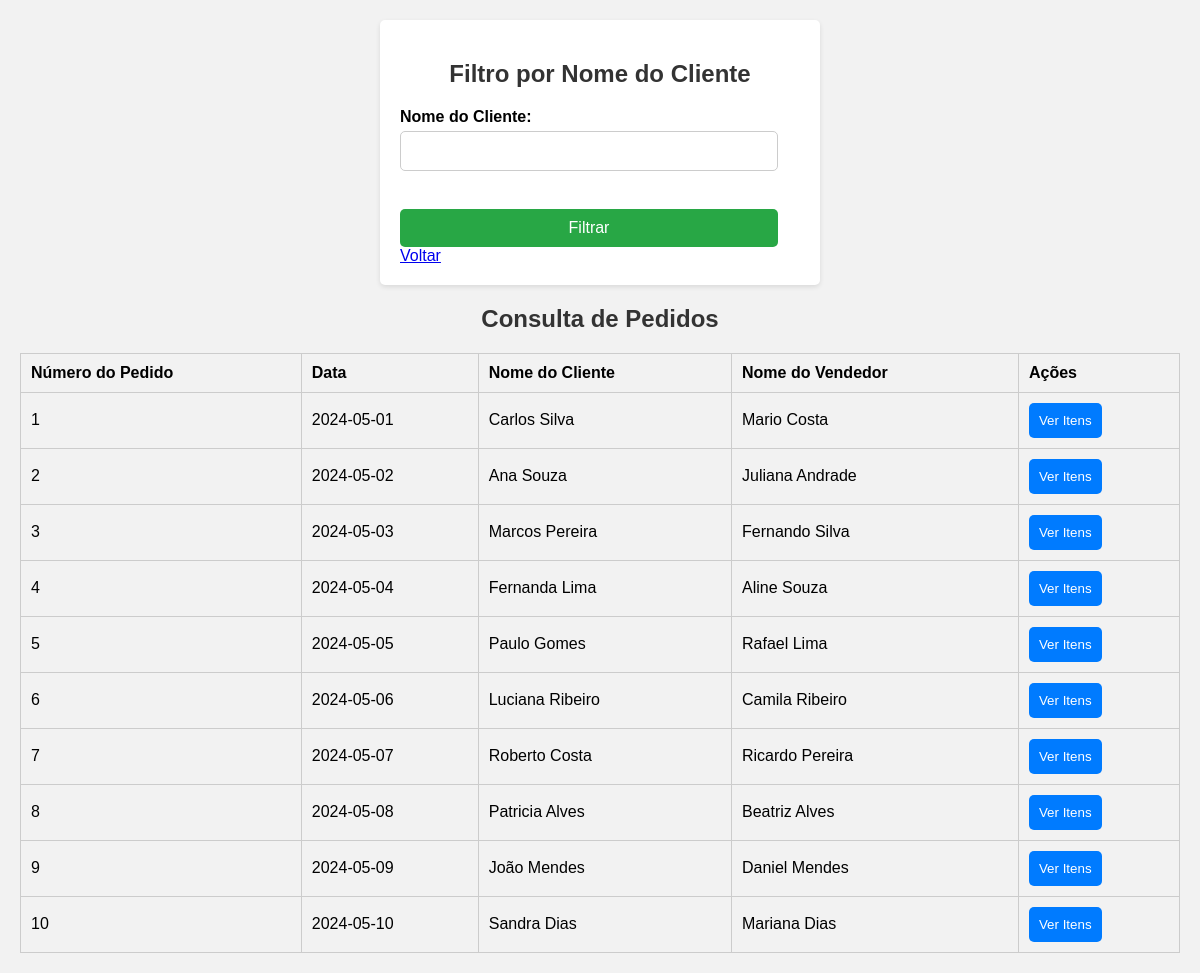
Page /pedido_cons_cliente.php on the committed database.
### tables this page shows
CREATE TABLE pedidos (
  id INTEGER PRIMARY KEY AUTO_INCREMENT,
  data DATE NOT NULL,
  id_cliente INTEGER NOT NULL,
  observacao VARCHAR(200),
  id_forma_pagto INTEGER,
  prazo_entrega VARCHAR(25),
  id_vendedor INTEGER,
  FOREIGN KEY (id_cliente) REFERENCES clientes(id),
  FOREIGN KEY (id_vendedor) REFERENCES vendedor(id),
  FOREIGN KEY (id_forma_pagto) REFERENCES forma_pagto(id)
) ENGINE INNODB;

CREATE TABLE clientes (
  id INTEGER PRIMARY KEY AUTO_INCREMENT,
  nome VARCHAR(100) NOT NULL,
  endereco VARCHAR(100) NOT NULL,
  numero VARCHAR(10) NOT NULL,
  bairro VARCHAR(50) NOT NULL,
  cidade VARCHAR(80) NOT NULL,
  estado CHAR(2) NOT NULL,
  email VARCHAR(100),
  cpf_cnpj VARCHAR(14) NOT NULL,
  rg VARCHAR(11) NOT NULL,
  telefone VARCHAR(15),
  celular VARCHAR(15) NOT NULL,
  data_nasc DATE NOT NULL,
  salario NUMERIC(10,2) NOT NULL
) ENGINE INNODB;

CREATE TABLE vendedor(
  id INTEGER PRIMARY KEY AUTO_INCREMENT,
  nome VARCHAR(100) NOT NULL,
  endereco VARCHAR(100) NOT NULL,
  cidade VARCHAR(80) NOT NULL,
  estado CHAR(2) NOT NULL,
  celular VARCHAR(15) NOT NULL,
  email VARCHAR(100),
  perc_comissao NUMERIC(5,2) NOT NULL
) ENGINE INNODB;

### WEB/pedido_cons_cliente.php (the view, shortened to what this page needs)
<!DOCTYPE html>
<html lang="pt-br">
<head>
</head>
<body>
  <?php
  include('ConexaoBD.php');
  $nome_cliente = isset($_POST['nome_cliente']) ? $_POST['nome_cliente'] : '';
  $sql = "SELECT p.id, p.data, c.nome AS nome_cliente, v.nome AS nome_vendedor
          FROM pedidos p
          INNER JOIN clientes c ON p.id_cliente = c.id
          INNER JOIN vendedor v ON p.id_vendedor = v.id";
  $result = $con->query($sql);
  ?>
  <form method="POST">
    <h2>Filtro por Nome do Cliente</h2>
    <label for="nome_cliente">Nome do Cliente:</label>
    <input type="text" id="nome_cliente" name="nome_cliente" value="<?= htmlspecialchars($nome_cliente) ?>"><br><br>
    <input type="submit" value="Filtrar">
    <a href="Pedidos.php" class="button">Voltar</a>
  </form>
  <h2>Consulta de Pedidos</h2>
  <table>
    <thead>
      <tr>
        <th>Número do Pedido</th>
        <th>Data</th>
        <th>Nome do Cliente</th>
        <th>Nome do Vendedor</th>
        <th>Ações</th>
      </tr>
    </thead>
    <tbody>
      <?php
      if ($result->num_rows > 0) {
        while($row = $result->fetch_assoc()) {
          echo "<tr>";
          echo "<td>{$row['id']}</td>";
          echo "<td>{$row['data']}</td>";
          echo "<td>{$row['nome_cliente']}</td>";
          echo "<td>{$row['nome_vendedor']}</td>";
          echo "<td><button type='button' id='btn-{$row['id']}' onclick='toggleItens({$row['id']})'>Ver Itens</button></td>";
          echo "</tr>";
        }
      } else {
        echo "<tr><td colspan='5'>Nenhum pedido encontrado</td></tr>";
      }
      ?>
    </tbody>
  </table>
</body>
</html>

### WEB/pedido_cons_cliente.php (style rules this page uses)
body { font-family: Arial, sans-serif; background-color: #f2f2f2; margin: 0; padding: 20px; }
h1, h2 { text-align: center; color: #333; }
form { background-color: #fff; padding: 20px; border-radius: 5px; box-shadow: 0 2px 5px rgba(0, 0, 0, 0.1); max-width: 400px; margin: 0 auto; }
label { display: block; margin-top: 10px; font-weight: bold; }
input[type="text"], input[type="submit"] { width: calc(100% - 22px); padding: 10px; margin-top: 5px; border-radius: 5px; border: 1px solid #ccc; box-sizing: border-box; font-size: 16px; }
input[type="submit"] { background-color: #28a745; color: white; border: none; cursor: pointer; margin-top: 20px; }
table { width: 100%; border-collapse: collapse; margin-top: 20px; }
table, th, td { border: 1px solid #ccc; }
th, td { padding: 10px; text-align: left; }
th { background-color: #f2f2f2; }
button { padding: 10px; background-color: #007bff; color: white; border: none; border-radius: 5px; cursor: pointer; }

### rows in the picture
pedidos: id "1", data "2024-05-01", id_cliente.nome "Carlos Silva", id_vendedor.nome "Mario Costa"
pedidos: id "2", data "2024-05-02", id_cliente.nome "Ana Souza", id_vendedor.nome "Juliana Andrade"
pedidos: id "3", data "2024-05-03", id_cliente.nome "Marcos Pereira", id_vendedor.nome "Fernando Silva"
pedidos: id "4", data "2024-05-04", id_cliente.nome "Fernanda Lima", id_vendedor.nome "Aline Souza"
pedidos: id "5", data "2024-05-05", id_cliente.nome "Paulo Gomes", id_vendedor.nome "Rafael Lima"
pedidos: id "6", data "2024-05-06", id_cliente.nome "Luciana Ribeiro", id_vendedor.nome "Camila Ribeiro"
pedidos: id "7", data "2024-05-07", id_cliente.nome "Roberto Costa", id_vendedor.nome "Ricardo Pereira"
pedidos: id "8", data "2024-05-08", id_cliente.nome "Patricia Alves", id_vendedor.nome "Beatriz Alves"
pedidos: id "9", data "2024-05-09", id_cliente.nome "João Mendes", id_vendedor.nome "Daniel Mendes"
pedidos: id "10", data "2024-05-10", id_cliente.nome "Sandra Dias", id_vendedor.nome "Mariana Dias"
